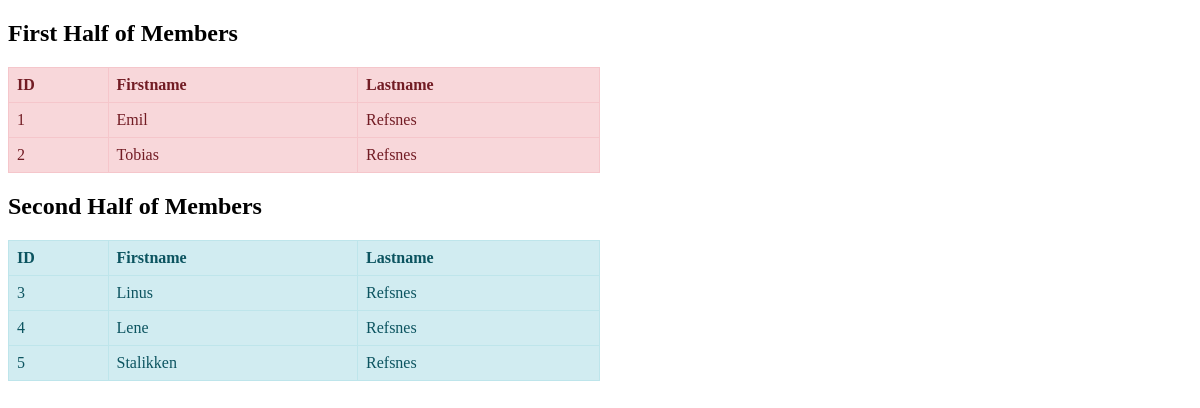
Screenshot of /testing/ with the database file from the repository.
### members/models.py (models this page shows, shortened)
class Member(models.Model):
  firstname = models.CharField(max_length=255)
  lastname = models.CharField(max_length=255)
  phone = models.IntegerField(null=True)
  joined_date = models.DateField(null=True)

### members/views.py (the view)
# urls.py: path('testing/', views.testing, name='testing'),
def testing(request):
  mymembers = list(Member.objects.all())
  half = len(mymembers)//2
  first_half = mymembers[:half]
  second_half = mymembers[half:]
  template = loader.get_template('template.html')
  context = {
    'first_half': first_half,
        'second_half': second_half,
  }
  return HttpResponse(template.render(context, request))

### members/templates/template.html (shortened to what this page needs)
<!DOCTYPE html>
<html>
<head>
</head>
<body>
<h2>First Half of Members</h2>
<table class="red-table">
  <tr>
    <th>ID</th>
    <th>Firstname</th>
    <th>Lastname</th>
  </tr>
  {% for member in first_half %}
    <tr>
      <td>{{ member.id }}</td>
      <td>{{ member.firstname }}</td>
      <td>{{ member.lastname }}</td>
    </tr>
  {% endfor %}
</table>
<h2>Second Half of Members</h2>
<table class="blue-table">
  <tr>
    <th>ID</th>
    <th>Firstname</th>
    <th>Lastname</th>
  </tr>
  {% for member in second_half %}
    <tr>
      <td>{{ member.id }}</td>
      <td>{{ member.firstname }}</td>
      <td>{{ member.lastname }}</td>
    </tr>
  {% endfor %}
</table>
</body>
</html>

### members/templates/template.html (style rules this page uses)
.red-table { border-collapse: collapse; width: 50%; background-color: #f8d7da; color: #721c24; }
.red-table th, .red-table td { border: 1px solid #f5c6cb; padding: 8px; text-align: left; }
.blue-table { border-collapse: collapse; width: 50%; background-color: #d1ecf1; color: #0c5460; }
.blue-table th, .blue-table td { border: 1px solid #bee5eb; padding: 8px; text-align: left; }

### rows the page displays
Member: id "1", firstname "Emil", lastname "Refsnes"
Member: id "2", firstname "Tobias", lastname "Refsnes"
Member: id "3", firstname "Linus", lastname "Refsnes"
Member: id "4", firstname "Lene", lastname "Refsnes"
Member: id "5", firstname "Stalikken", lastname "Refsnes"
